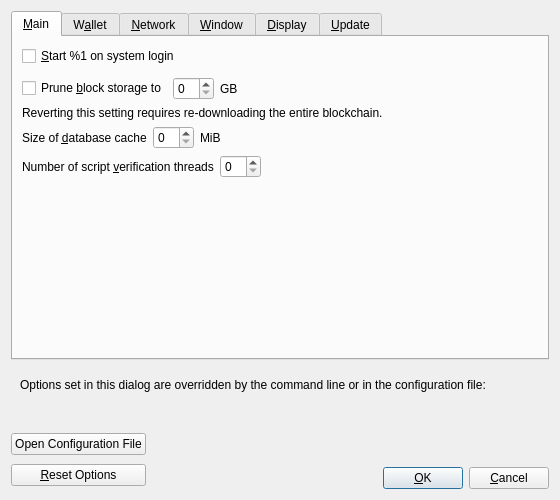
<?xml version="1.0" encoding="UTF-8"?>
<ui version="4.0">
 <class>OptionsDialog</class>
 <widget class="QDialog" name="OptionsDialog">
  <property name="geometry">
   <rect>
    <x>0</x>
    <y>0</y>
    <width>560</width>
    <height>500</height>
   </rect>
  </property>
  <property name="windowTitle">
   <string>Options</string>
  </property>
  <property name="modal">
   <bool>true</bool>
  </property>
  <layout class="QVBoxLayout" name="verticalLayout">
   <item>
    <widget class="QTabWidget" name="tabWidget">
     <property name="currentIndex">
      <number>0</number>
     </property>
     <widget class="QWidget" name="tabMain">
      <attribute name="title">
       <string>&amp;Main</string>
      </attribute>
      <layout class="QVBoxLayout" name="verticalLayout_Main">
       <item>
        <widget class="QCheckBox" name="bitcoinAtStartup">
         <property name="toolTip">
          <string>Automatically start %1 after logging in to the system.</string>
         </property>
         <property name="text">
          <string>&amp;Start %1 on system login</string>
         </property>
        </widget>
       </item>
       <item>
        <spacer name="horizontalSpacer_0_Main">
         <property name="orientation">
          <enum>Qt::Horizontal</enum>
         </property>
         <property name="sizeHint" stdset="0">
          <size>
           <width>40</width>
           <height>5</height>
          </size>
         </property>
        </spacer>
       </item>
       <item>
        <layout class="QHBoxLayout" name="horizontalLayout_Main_Prune">
         <item>
          <widget class="QCheckBox" name="prune">
           <property name="toolTip">
            <string>Enabling pruning significantly reduces the disk space required to store transactions. All blocks are still fully validated. Reverting this setting requires re-downloading the entire blockchain.</string>
           </property>
           <property name="text">
            <string>Prune &amp;block storage to</string>
           </property>
          </widget>
         </item>
         <item>
          <widget class="QSpinBox" name="pruneSize"/>
         </item>
         <item>
          <widget class="QLabel" name="pruneSizeUnitLabel">
           <property name="text">
            <string>GB</string>
           </property>
           <property name="textFormat">
            <enum>Qt::PlainText</enum>
           </property>
          </widget>
         </item>
         <item>
          <spacer name="horizontalSpacer_Main_Prune">
           <property name="orientation">
            <enum>Qt::Horizontal</enum>
           </property>
           <property name="sizeHint" stdset="0">
            <size>
             <width>40</width>
             <height>20</height>
            </size>
           </property>
          </spacer>
         </item>
        </layout>
       </item>
       <item>
        <widget class="QLabel" name="pruneWarning">
         <property name="text">
          <string>Reverting this setting requires re-downloading the entire blockchain.</string>
         </property>
         <property name="textFormat">
          <enum>Qt::PlainText</enum>
         </property>
        </widget>
       </item>
       <item>
        <layout class="QHBoxLayout" name="horizontalLayout_2_Main">
         <item>
          <widget class="QLabel" name="databaseCacheLabel">
           <property name="text">
            <string>Size of &amp;database cache</string>
           </property>
           <property name="textFormat">
            <enum>Qt::PlainText</enum>
           </property>
           <property name="buddy">
            <cstring>databaseCache</cstring>
           </property>
          </widget>
         </item>
         <item>
          <widget class="QSpinBox" name="databaseCache"/>
         </item>
         <item>
          <widget class="QLabel" name="databaseCacheUnitLabel">
           <property name="text">
            <string>MiB</string>
           </property>
           <property name="textFormat">
            <enum>Qt::PlainText</enum>
           </property>
          </widget>
         </item>
         <item>
          <spacer name="horizontalSpacer_2_Main">
           <property name="orientation">
            <enum>Qt::Horizontal</enum>
           </property>
           <property name="sizeHint" stdset="0">
            <size>
             <width>40</width>
             <height>20</height>
            </size>
           </property>
          </spacer>
         </item>
        </layout>
       </item>
       <item>
        <layout class="QHBoxLayout" name="horizontalLayout_Main_VerifyLabel">
         <item>
          <widget class="QLabel" name="threadsScriptVerifLabel">
           <property name="text">
            <string>Number of script &amp;verification threads</string>
           </property>
           <property name="textFormat">
            <enum>Qt::PlainText</enum>
           </property>
           <property name="buddy">
            <cstring>threadsScriptVerif</cstring>
           </property>
          </widget>
         </item>
         <item>
          <widget class="QSpinBox" name="threadsScriptVerif">
           <property name="toolTip">
            <string>(0 = auto, &lt;0 = leave that many cores free)</string>
           </property>
          </widget>
         </item>
         <item>
          <spacer name="horizontalSpacer_Main_Threads">
           <property name="orientation">
            <enum>Qt::Horizontal</enum>
           </property>
           <property name="sizeHint" stdset="0">
            <size>
             <width>40</width>
             <height>20</height>
            </size>
           </property>
          </spacer>
         </item>
        </layout>
       </item>
       <item>
        <spacer name="verticalSpacer_Main">
         <property name="orientation">
          <enum>Qt::Vertical</enum>
         </property>
         <property name="sizeHint" stdset="0">
          <size>
           <width>20</width>
           <height>40</height>
          </size>
         </property>
        </spacer>
       </item>
      </layout>
     </widget>
     <widget class="QWidget" name="tabWallet">
      <attribute name="title">
       <string>W&amp;allet</string>
      </attribute>
      <layout class="QVBoxLayout" name="verticalLayout_Wallet">
       <item>
        <widget class="QGroupBox" name="groupBox">
         <property name="title">
          <string>Expert</string>
         </property>
         <layout class="QVBoxLayout" name="verticalLayout_2">
          <item>
           <widget class="QCheckBox" name="coinControlFeatures">
            <property name="toolTip">
             <string>Whether to show coin control features or not.</string>
            </property>
            <property name="text">
             <string>Enable coin &amp;control features</string>
            </property>
           </widget>
          </item>
          <item>
           <widget class="QCheckBox" name="spendZeroConfChange">
            <property name="toolTip">
             <string>If you disable the spending of unconfirmed change, the change from a transaction cannot be used until that transaction has at least one confirmation. This also affects how your balance is computed.</string>
            </property>
            <property name="text">
             <string>&amp;Spend unconfirmed change</string>
            </property>
           </widget>
          </item>
         </layout>
        </widget>
       </item>
       <item>
        <widget class="QGroupBox" name="groupBoxHww">
         <property name="title">
          <string>External Signer (e.g. hardware wallet)</string>
         </property>
         <layout class="QVBoxLayout" name="verticalLayoutHww">
          <item>
           <layout class="QHBoxLayout" name="horizontalLayoutHww">
            <item>
             <widget class="QLabel" name="externalSignerPathLabel">
              <property name="text">
               <string>&amp;External signer script path</string>
              </property>
              <property name="buddy">
               <cstring>externalSignerPath</cstring>
              </property>
             </widget>
            </item>
            <item>
             <widget class="QLineEdit" name="externalSignerPath">
              <property name="toolTip">
               <string>Full path to a Reddcoin Core compatible script (e.g. C:\Downloads\hwi.exe or /Users/you/Downloads/hwi.py). Beware: malware can steal your coins!</string>
              </property>
             </widget>
            </item>
           </layout>
          </item>
         </layout>
        </widget>
       </item>
       <item>
        <spacer name="verticalSpacer_Wallet">
         <property name="orientation">
          <enum>Qt::Vertical</enum>
         </property>
         <property name="sizeHint" stdset="0">
          <size>
           <width>20</width>
           <height>40</height>
          </size>
         </property>
        </spacer>
       </item>
      </layout>
     </widget>
     <widget class="QWidget" name="tabNetwork">
      <attribute name="title">
       <string>&amp;Network</string>
      </attribute>
      <layout class="QVBoxLayout" name="verticalLayout_Network">
       <item>
        <widget class="QCheckBox" name="mapPortUpnp">
         <property name="toolTip">
          <string>Automatically open the Reddcoin client port on the router. This only works when your router supports UPnP and it is enabled.</string>
         </property>
         <property name="text">
          <string>Map port using &amp;UPnP</string>
         </property>
        </widget>
       </item>
       <item>
        <widget class="QCheckBox" name="mapPortNatpmp">
         <property name="toolTip">
          <string>Automatically open the Reddcoin client port on the router. This only works when your router supports NAT-PMP and it is enabled. The external port could be random.</string>
         </property>
         <property name="text">
          <string>Map port using NA&amp;T-PMP</string>
         </property>
        </widget>
       </item>
       <item>
        <widget class="QCheckBox" name="allowIncoming">
         <property name="toolTip">
          <string>Accept connections from outside.</string>
         </property>
         <property name="text">
          <string>Allow incomin&amp;g connections</string>
         </property>
        </widget>
       </item>
       <item>
        <widget class="QCheckBox" name="connectSocks">
         <property name="toolTip">
          <string>Connect to the Reddcoin network through a SOCKS5 proxy.</string>
         </property>
         <property name="text">
          <string>&amp;Connect through SOCKS5 proxy (default proxy):</string>
         </property>
        </widget>
       </item>
       <item>
        <layout class="QHBoxLayout" name="horizontalLayout_1_Network">
         <item>
          <widget class="QLabel" name="proxyIpLabel">
           <property name="text">
            <string>Proxy &amp;IP:</string>
           </property>
           <property name="textFormat">
            <enum>Qt::PlainText</enum>
           </property>
           <property name="buddy">
            <cstring>proxyIp</cstring>
           </property>
          </widget>
         </item>
         <item>
          <widget class="QValidatedLineEdit" name="proxyIp">
           <property name="minimumSize">
            <size>
             <width>140</width>
             <height>0</height>
            </size>
           </property>
           <property name="maximumSize">
            <size>
             <width>140</width>
             <height>16777215</height>
            </size>
           </property>
           <property name="toolTip">
            <string>IP address of the proxy (e.g. IPv4: 127.0.0.1 / IPv6: ::1)</string>
           </property>
          </widget>
         </item>
         <item>
          <widget class="QLabel" name="proxyPortLabel">
           <property name="text">
            <string>&amp;Port:</string>
           </property>
           <property name="textFormat">
            <enum>Qt::PlainText</enum>
           </property>
           <property name="buddy">
            <cstring>proxyPort</cstring>
           </property>
          </widget>
         </item>
         <item>
          <widget class="QLineEdit" name="proxyPort">
           <property name="minimumSize">
            <size>
             <width>55</width>
             <height>0</height>
            </size>
           </property>
           <property name="maximumSize">
            <size>
             <width>55</width>
             <height>16777215</height>
            </size>
           </property>
           <property name="toolTip">
            <string>Port of the proxy (e.g. 9050)</string>
           </property>
          </widget>
         </item>
         <item>
          <spacer name="horizontalSpacer_1_Network">
           <property name="orientation">
            <enum>Qt::Horizontal</enum>
           </property>
           <property name="sizeHint" stdset="0">
            <size>
             <width>40</width>
             <height>20</height>
            </size>
           </property>
          </spacer>
         </item>
        </layout>
       </item>
       <item>
        <layout class="QHBoxLayout" name="horizontalLayout_2_Network">
         <item>
          <widget class="QLabel" name="proxyActiveNets">
           <property name="text">
            <string>Used for reaching peers via:</string>
           </property>
           <property name="textFormat">
            <enum>Qt::PlainText</enum>
           </property>
          </widget>
         </item>
         <item>
          <widget class="QCheckBox" name="proxyReachIPv4">
           <property name="enabled">
            <bool>false</bool>
           </property>
           <property name="toolTip">
            <string>Shows if the supplied default SOCKS5 proxy is used to reach peers via this network type.</string>
           </property>
           <property name="text">
            <string/>
           </property>
          </widget>
         </item>
         <item>
          <widget class="QLabel" name="proxyReachIPv4Label">
           <property name="text">
            <string>IPv4</string>
           </property>
           <property name="textFormat">
            <enum>Qt::PlainText</enum>
           </property>
          </widget>
         </item>
         <item>
          <widget class="QCheckBox" name="proxyReachIPv6">
           <property name="enabled">
            <bool>false</bool>
           </property>
           <property name="toolTip">
            <string>Shows if the supplied default SOCKS5 proxy is used to reach peers via this network type.</string>
           </property>
           <property name="text">
            <string/>
           </property>
          </widget>
         </item>
         <item>
          <widget class="QLabel" name="proxyReachIPv6Label">
           <property name="text">
            <string>IPv6</string>
           </property>
           <property name="textFormat">
            <enum>Qt::PlainText</enum>
           </property>
          </widget>
         </item>
         <item>
          <widget class="QCheckBox" name="proxyReachTor">
           <property name="enabled">
            <bool>false</bool>
           </property>
           <property name="toolTip">
            <string>Shows if the supplied default SOCKS5 proxy is used to reach peers via this network type.</string>
           </property>
           <property name="text">
            <string/>
           </property>
          </widget>
         </item>
         <item>
          <widget class="QLabel" name="proxyReachTorLabel">
           <property name="text">
            <string>Tor</string>
           </property>
           <property name="textFormat">
            <enum>Qt::PlainText</enum>
           </property>
          </widget>
         </item>
         <item>
          <spacer name="horizontalSpacer_2_Network">
           <property name="orientation">
            <enum>Qt::Horizontal</enum>
           </property>
           <property name="sizeHint" stdset="0">
            <size>
             <width>40</width>
             <height>20</height>
            </size>
           </property>
          </spacer>
         </item>
        </layout>
       </item>
       <item>
        <widget class="QCheckBox" name="connectSocksTor">
         <property name="toolTip">
          <string>Connect to the Reddcoin network through a separate SOCKS5 proxy for Tor onion services.</string>
         </property>
         <property name="text">
          <string>Use separate SOCKS&amp;5 proxy to reach peers via Tor onion services:</string>
         </property>
        </widget>
       </item>
       <item>
        <layout class="QHBoxLayout" name="horizontalLayout_3_Network">
         <item>
          <widget class="QLabel" name="proxyIpTorLabel">
           <property name="text">
            <string>Proxy &amp;IP:</string>
           </property>
           <property name="textFormat">
            <enum>Qt::PlainText</enum>
           </property>
           <property name="buddy">
            <cstring>proxyIpTor</cstring>
           </property>
          </widget>
         </item>
         <item>
          <widget class="QValidatedLineEdit" name="proxyIpTor">
           <property name="minimumSize">
            <size>
             <width>140</width>
             <height>0</height>
            </size>
           </property>
           <property name="maximumSize">
            <size>
             <width>140</width>
             <height>16777215</height>
            </size>
           </property>
           <property name="toolTip">
            <string>IP address of the proxy (e.g. IPv4: 127.0.0.1 / IPv6: ::1)</string>
           </property>
          </widget>
         </item>
         <item>
          <widget class="QLabel" name="proxyPortTorLabel">
           <property name="text">
            <string>&amp;Port:</string>
           </property>
           <property name="textFormat">
            <enum>Qt::PlainText</enum>
           </property>
           <property name="buddy">
            <cstring>proxyPortTor</cstring>
           </property>
          </widget>
         </item>
         <item>
          <widget class="QLineEdit" name="proxyPortTor">
           <property name="minimumSize">
            <size>
             <width>55</width>
             <height>0</height>
            </size>
           </property>
           <property name="maximumSize">
            <size>
             <width>55</width>
             <height>16777215</height>
            </size>
           </property>
           <property name="toolTip">
            <string>Port of the proxy (e.g. 9050)</string>
           </property>
          </widget>
         </item>
         <item>
          <spacer name="horizontalSpacer_4_Network">
           <property name="orientation">
            <enum>Qt::Horizontal</enum>
           </property>
           <property name="sizeHint" stdset="0">
            <size>
             <width>40</width>
             <height>20</height>
            </size>
           </property>
          </spacer>
         </item>
        </layout>
       </item>
       <item>
        <spacer name="verticalSpacer_Network">
         <property name="orientation">
          <enum>Qt::Vertical</enum>
         </property>
         <property name="sizeHint" stdset="0">
          <size>
           <width>20</width>
           <height>40</height>
          </size>
         </property>
        </spacer>
       </item>
      </layout>
     </widget>
     <widget class="QWidget" name="tabWindow">
      <attribute name="title">
       <string>&amp;Window</string>
      </attribute>
      <layout class="QVBoxLayout" name="verticalLayout_Window">
       <item>
        <widget class="QCheckBox" name="showTrayIcon">
         <property name="toolTip">
          <string>Show the icon in the system tray.</string>
         </property>
         <property name="text">
          <string>&amp;Show tray icon</string>
         </property>
         <property name="checked">
          <bool>true</bool>
         </property>
        </widget>
       </item>
       <item>
        <widget class="QCheckBox" name="minimizeToTray">
         <property name="toolTip">
          <string>Show only a tray icon after minimizing the window.</string>
         </property>
         <property name="text">
          <string>&amp;Minimize to the tray instead of the taskbar</string>
         </property>
        </widget>
       </item>
       <item>
        <widget class="QCheckBox" name="minimizeOnClose">
         <property name="toolTip">
          <string>Minimize instead of exit the application when the window is closed. When this option is enabled, the application will be closed only after selecting Exit in the menu.</string>
         </property>
         <property name="text">
          <string>M&amp;inimize on close</string>
         </property>
        </widget>
       </item>
       <item>
        <spacer name="verticalSpacer_Window">
         <property name="orientation">
          <enum>Qt::Vertical</enum>
         </property>
         <property name="sizeHint" stdset="0">
          <size>
           <width>20</width>
           <height>40</height>
          </size>
         </property>
        </spacer>
       </item>
      </layout>
     </widget>
     <widget class="QWidget" name="tabDisplay">
      <attribute name="title">
       <string>&amp;Display</string>
      </attribute>
      <layout class="QVBoxLayout" name="verticalLayout_Display">
       <item>
        <layout class="QHBoxLayout" name="horizontalLayout_1_Display">
         <item>
          <widget class="QLabel" name="styleLabel">
           <property name="text">
            <string>User Interface Style:</string>
           </property>
          </widget>
         </item>
         <item>
          <widget class="QValueComboBox" name="style">
           <property name="toolTip">
            <string>Choose the default theme to display on the UI.</string>
           </property>
          </widget>
         </item>
        </layout>
       </item>
       <item>
        <layout class="QHBoxLayout" name="horizontalLayout_2_Display">
         <item>
          <widget class="QLabel" name="themeLabel">
           <property name="text">
            <string>User Interface Theme:</string>
           </property>
          </widget>
         </item>
         <item>
          <widget class="QValueComboBox" name="theme">
           <property name="toolTip">
            <string>Choose the default theme to display on the UI.</string>
           </property>
          </widget>
         </item>
        </layout>
       </item>
       <item>
        <layout class="QHBoxLayout" name="horizontalLayout_3_Display">
         <item>
          <widget class="QLabel" name="langLabel">
           <property name="text">
            <string>User Interface &amp;language:</string>
           </property>
           <property name="textFormat">
            <enum>Qt::PlainText</enum>
           </property>
           <property name="buddy">
            <cstring>lang</cstring>
           </property>
          </widget>
         </item>
         <item>
          <widget class="QValueComboBox" name="lang">
           <property name="toolTip">
            <string>The user interface language can be set here. This setting will take effect after restarting %1.</string>
           </property>
          </widget>
         </item>
        </layout>
       </item>
       <item>
        <layout class="QHBoxLayout" name="horizontalLayout_4_Display">
         <item>
          <widget class="QLabel" name="unitLabel">
           <property name="text">
            <string>&amp;Unit to show amounts in:</string>
           </property>
           <property name="textFormat">
            <enum>Qt::PlainText</enum>
           </property>
           <property name="buddy">
            <cstring>unit</cstring>
           </property>
          </widget>
         </item>
         <item>
          <widget class="QValueComboBox" name="unit">
           <property name="toolTip">
            <string>Choose the default subdivision unit to show in the interface and when sending coins.</string>
           </property>
          </widget>
         </item>
        </layout>
       </item>
       <item>
        <layout class="QHBoxLayout" name="horizontalLayout_5_Display">
         <item>
          <widget class="QLabel" name="thirdPartyTxUrlsLabel">
           <property name="toolTip">
            <string>Third party URLs (e.g. a block explorer) that appear in the transactions tab as context menu items. %s in the URL is replaced by transaction hash. Multiple URLs are separated by vertical bar |.</string>
           </property>
           <property name="text">
            <string>&amp;Third party transaction URLs</string>
           </property>
           <property name="buddy">
            <cstring>thirdPartyTxUrls</cstring>
           </property>
          </widget>
         </item>
         <item>
          <widget class="QLineEdit" name="thirdPartyTxUrls">
           <property name="toolTip">
            <string>Third party URLs (e.g. a block explorer) that appear in the transactions tab as context menu items. %s in the URL is replaced by transaction hash. Multiple URLs are separated by vertical bar |.</string>
           </property>
           <property name="placeholderText">
            <string notr="true">https://example.com/tx/%s</string>
           </property>
          </widget>
         </item>
        </layout>
       </item>
       <item>
        <widget class="QGroupBox" name="font_groupBox">
         <property name="title">
          <string>Monospaced font in the Overview tab:</string>
         </property>
         <layout class="QVBoxLayout" name="font_verticalLayout">
          <item>
           <layout class="QHBoxLayout" name="embeddedFont_horizontalLayout">
            <item>
             <widget class="QRadioButton" name="embeddedFont_radioButton">
              <property name="text">
               <string>embedded &quot;%1&quot;</string>
              </property>
             </widget>
            </item>
            <item>
             <spacer name="embeddedFont_horizontalSpacer">
              <property name="orientation">
               <enum>Qt::Horizontal</enum>
              </property>
              <property name="sizeHint" stdset="0">
               <size>
                <width>40</width>
                <height>20</height>
               </size>
              </property>
             </spacer>
            </item>
            <item>
             <layout class="QVBoxLayout" name="embeddedFont_verticalLayout">
              <item>
               <widget class="QLabel" name="embeddedFont_label_1">
                <property name="text">
                 <string notr="true">111.11111111 RDD</string>
                </property>
               </widget>
              </item>
              <item>
               <widget class="QLabel" name="embeddedFont_label_9">
                <property name="text">
                 <string notr="true">909.09090909 RDD</string>
                </property>
               </widget>
              </item>
             </layout>
            </item>
           </layout>
          </item>
          <item>
           <widget class="Line" name="font_line">
            <property name="orientation">
             <enum>Qt::Horizontal</enum>
            </property>
           </widget>
          </item>
          <item>
           <layout class="QHBoxLayout" name="systemFont_horizontalLayout">
            <item>
             <widget class="QRadioButton" name="systemFont_radioButton">
              <property name="text">
               <string>closest matching &quot;%1&quot;</string>
              </property>
             </widget>
            </item>
            <item>
             <spacer name="systemFont_horizontalSpacer">
              <property name="orientation">
               <enum>Qt::Horizontal</enum>
              </property>
              <property name="sizeHint" stdset="0">
               <size>
                <width>40</width>
                <height>20</height>
               </size>
              </property>
             </spacer>
            </item>
            <item>
             <layout class="QVBoxLayout" name="systemFont_verticalLayout">
              <item>
               <widget class="QLabel" name="systemFont_label_1">
                <property name="text">
                 <string notr="true">111.11111111 RDD</string>
                </property>
               </widget>
              </item>
              <item>
               <widget class="QLabel" name="systemFont_label_9">
                <property name="text">
                 <string notr="true">909.09090909 RDD</string>
                </property>
               </widget>
              </item>
             </layout>
            </item>
           </layout>
          </item>
         </layout>
        </widget>
       </item>
       <item>
        <spacer name="verticalSpacer_Display">
         <property name="orientation">
          <enum>Qt::Vertical</enum>
         </property>
         <property name="sizeHint" stdset="0">
          <size>
           <width>20</width>
           <height>40</height>
          </size>
         </property>
        </spacer>
       </item>
      </layout>
     </widget>
     <widget class="QWidget" name="tabUpdate">
      <attribute name="title">
       <string>&amp;Update</string>
      </attribute>
      <layout class="QVBoxLayout" name="verticalLayout_Update">
       <item>
        <widget class="QCheckBox" name="checkGithub">
         <property name="toolTip">
          <string>Whether to check official github  repository for wallet updates on startup.</string>
         </property>
         <property name="text">
          <string>&amp;Check github for updates on startup</string>
         </property>
        </widget>
       </item>
       <item>
        <spacer name="verticalSpacer_Update">
         <property name="orientation">
          <enum>Qt::Vertical</enum>
         </property>
         <property name="sizeHint" stdset="0">
          <size>
           <width>20</width>
           <height>40</height>
          </size>
         </property>
        </spacer>
       </item>
      </layout>
     </widget>
    </widget>
   </item>
   <item>
    <widget class="QFrame" name="frame">
     <layout class="QVBoxLayout" name="verticalLayout_Bottom">
      <item>
       <layout class="QHBoxLayout" name="horizontalLayout_Bottom">
        <item>
         <widget class="QLabel" name="overriddenByCommandLineInfoLabel">
          <property name="text">
           <string>Options set in this dialog are overridden by the command line or in the configuration file:</string>
          </property>
          <property name="textFormat">
           <enum>Qt::PlainText</enum>
          </property>
         </widget>
        </item>
        <item>
         <spacer name="horizontalSpacer_Bottom">
          <property name="orientation">
           <enum>Qt::Horizontal</enum>
          </property>
          <property name="sizeHint" stdset="0">
           <size>
            <width>40</width>
            <height>20</height>
           </size>
          </property>
         </spacer>
        </item>
       </layout>
      </item>
      <item>
       <widget class="QLabel" name="overriddenByCommandLineLabel">
        <property name="text">
         <string/>
        </property>
        <property name="textFormat">
         <enum>Qt::PlainText</enum>
        </property>
        <property name="wordWrap">
         <bool>true</bool>
        </property>
       </widget>
      </item>
     </layout>
    </widget>
   </item>
   <item>
    <layout class="QHBoxLayout" name="horizontalLayout_Buttons">
     <item>
      <layout class="QVBoxLayout" name="verticalLayout_Buttons">
       <item>
        <widget class="QPushButton" name="openBitcoinConfButton">
         <property name="toolTip">
          <string>Open the %1 configuration file from the working directory.</string>
         </property>
         <property name="text">
          <string>Open Configuration File</string>
         </property>
         <property name="autoDefault">
          <bool>false</bool>
         </property>
        </widget>
       </item>
       <item>
        <widget class="QPushButton" name="resetButton">
         <property name="toolTip">
          <string>Reset all client options to default.</string>
         </property>
         <property name="text">
          <string>&amp;Reset Options</string>
         </property>
         <property name="autoDefault">
          <bool>false</bool>
         </property>
        </widget>
       </item>
      </layout>
     </item>
     <item>
      <spacer name="horizontalSpacer_1">
       <property name="orientation">
        <enum>Qt::Horizontal</enum>
       </property>
       <property name="sizeHint" stdset="0">
        <size>
         <width>40</width>
         <height>48</height>
        </size>
       </property>
      </spacer>
     </item>
     <item>
      <widget class="QLabel" name="statusLabel">
       <property name="minimumSize">
        <size>
         <width>200</width>
         <height>0</height>
        </size>
       </property>
       <property name="font">
        <font>
         <bold>true</bold>
        </font>
       </property>
       <property name="text">
        <string/>
       </property>
       <property name="textFormat">
        <enum>Qt::PlainText</enum>
       </property>
       <property name="wordWrap">
        <bool>true</bool>
       </property>
      </widget>
     </item>
     <item>
      <spacer name="horizontalSpacer_2">
       <property name="orientation">
        <enum>Qt::Horizontal</enum>
       </property>
       <property name="sizeHint" stdset="0">
        <size>
         <width>40</width>
         <height>48</height>
        </size>
       </property>
      </spacer>
     </item>
     <item>
      <layout class="QVBoxLayout" name="verticalLayout_4">
       <item>
        <spacer name="verticalSpacer">
         <property name="orientation">
          <enum>Qt::Vertical</enum>
         </property>
         <property name="sizeHint" stdset="0">
          <size>
           <width>20</width>
           <height>40</height>
          </size>
         </property>
        </spacer>
       </item>
       <item>
        <layout class="QHBoxLayout" name="horizontalLayout">
         <item>
          <widget class="QPushButton" name="okButton">
           <property name="text">
            <string>&amp;OK</string>
           </property>
           <property name="autoDefault">
            <bool>false</bool>
           </property>
           <property name="default">
            <bool>true</bool>
           </property>
          </widget>
         </item>
         <item>
          <widget class="QPushButton" name="cancelButton">
           <property name="text">
            <string>&amp;Cancel</string>
           </property>
           <property name="autoDefault">
            <bool>false</bool>
           </property>
          </widget>
         </item>
        </layout>
       </item>
      </layout>
     </item>
    </layout>
   </item>
  </layout>
 </widget>
 <customwidgets>
  <customwidget>
   <class>QValidatedLineEdit</class>
   <extends>QLineEdit</extends>
   <header>qt/qvalidatedlineedit.h</header>
  </customwidget>
  <customwidget>
   <class>QValueComboBox</class>
   <extends>QComboBox</extends>
   <header>qt/qvaluecombobox.h</header>
  </customwidget>
 </customwidgets>
 <resources/>
 <connections/>
</ui>
